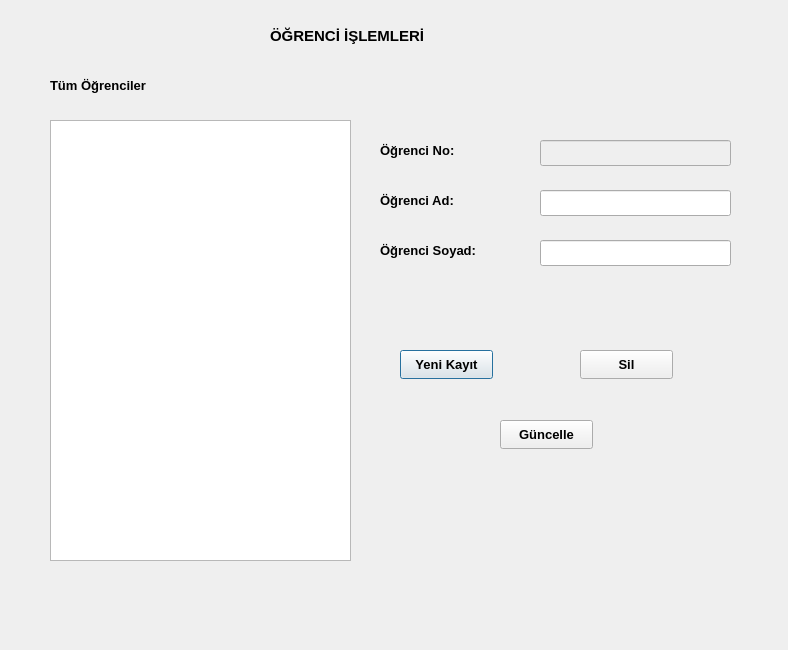
<?xml version="1.0" encoding="UTF-8"?>
<ui version="4.0">
 <class>Ogrenciler</class>
 <widget class="QDialog" name="Ogrenciler">
  <property name="geometry">
   <rect>
    <x>0</x>
    <y>0</y>
    <width>788</width>
    <height>650</height>
   </rect>
  </property>
  <property name="windowTitle">
   <string>Dialog</string>
  </property>
  <widget class="QLabel" name="label">
   <property name="geometry">
    <rect>
     <x>270</x>
     <y>20</y>
     <width>181</width>
     <height>31</height>
    </rect>
   </property>
   <property name="palette">
    <palette>
     <active>
      <colorrole role="WindowText">
       <brush brushstyle="SolidPattern">
        <color alpha="255">
         <red>255</red>
         <green>0</green>
         <blue>0</blue>
        </color>
       </brush>
      </colorrole>
     </active>
     <inactive>
      <colorrole role="WindowText">
       <brush brushstyle="SolidPattern">
        <color alpha="255">
         <red>0</red>
         <green>0</green>
         <blue>0</blue>
        </color>
       </brush>
      </colorrole>
     </inactive>
     <disabled>
      <colorrole role="WindowText">
       <brush brushstyle="SolidPattern">
        <color alpha="255">
         <red>120</red>
         <green>120</green>
         <blue>120</blue>
        </color>
       </brush>
      </colorrole>
     </disabled>
    </palette>
   </property>
   <property name="font">
    <font>
     <pointsize>11</pointsize>
     <bold>true</bold>
    </font>
   </property>
   <property name="text">
    <string>ÖĞRENCİ İŞLEMLERİ</string>
   </property>
  </widget>
  <widget class="QLabel" name="label_2">
   <property name="geometry">
    <rect>
     <x>50</x>
     <y>70</y>
     <width>131</width>
     <height>31</height>
    </rect>
   </property>
   <property name="font">
    <font>
     <pointsize>10</pointsize>
     <bold>true</bold>
    </font>
   </property>
   <property name="text">
    <string>Tüm Öğrenciler</string>
   </property>
  </widget>
  <widget class="QLabel" name="label_3">
   <property name="geometry">
    <rect>
     <x>380</x>
     <y>140</y>
     <width>111</width>
     <height>20</height>
    </rect>
   </property>
   <property name="font">
    <font>
     <pointsize>10</pointsize>
     <bold>true</bold>
    </font>
   </property>
   <property name="text">
    <string>Öğrenci No:</string>
   </property>
  </widget>
  <widget class="QLabel" name="label_4">
   <property name="geometry">
    <rect>
     <x>380</x>
     <y>190</y>
     <width>111</width>
     <height>20</height>
    </rect>
   </property>
   <property name="font">
    <font>
     <pointsize>10</pointsize>
     <bold>true</bold>
    </font>
   </property>
   <property name="text">
    <string>Öğrenci Ad:</string>
   </property>
  </widget>
  <widget class="QLabel" name="label_5">
   <property name="geometry">
    <rect>
     <x>380</x>
     <y>240</y>
     <width>141</width>
     <height>20</height>
    </rect>
   </property>
   <property name="font">
    <font>
     <pointsize>10</pointsize>
     <bold>true</bold>
    </font>
   </property>
   <property name="text">
    <string>Öğrenci Soyad: </string>
   </property>
  </widget>
  <widget class="QLineEdit" name="lineEdit_ogrenci_no">
   <property name="enabled">
    <bool>false</bool>
   </property>
   <property name="geometry">
    <rect>
     <x>540</x>
     <y>140</y>
     <width>191</width>
     <height>26</height>
    </rect>
   </property>
  </widget>
  <widget class="QLineEdit" name="lineEdit_ogrenci_ad">
   <property name="geometry">
    <rect>
     <x>540</x>
     <y>190</y>
     <width>191</width>
     <height>26</height>
    </rect>
   </property>
  </widget>
  <widget class="QLineEdit" name="lineEdit_ogrenci_soyad">
   <property name="geometry">
    <rect>
     <x>540</x>
     <y>240</y>
     <width>191</width>
     <height>26</height>
    </rect>
   </property>
  </widget>
  <widget class="QPushButton" name="pushButton_ogr_kayit">
   <property name="geometry">
    <rect>
     <x>400</x>
     <y>350</y>
     <width>93</width>
     <height>29</height>
    </rect>
   </property>
   <property name="font">
    <font>
     <pointsize>10</pointsize>
     <bold>true</bold>
    </font>
   </property>
   <property name="text">
    <string>Yeni Kayıt</string>
   </property>
  </widget>
  <widget class="QPushButton" name="pushButton_ogr_sil">
   <property name="geometry">
    <rect>
     <x>580</x>
     <y>350</y>
     <width>93</width>
     <height>29</height>
    </rect>
   </property>
   <property name="font">
    <font>
     <pointsize>10</pointsize>
     <bold>true</bold>
    </font>
   </property>
   <property name="text">
    <string>Sil</string>
   </property>
  </widget>
  <widget class="QPushButton" name="pushButton_ogr_guncelle">
   <property name="geometry">
    <rect>
     <x>500</x>
     <y>420</y>
     <width>93</width>
     <height>29</height>
    </rect>
   </property>
   <property name="font">
    <font>
     <pointsize>10</pointsize>
     <bold>true</bold>
    </font>
   </property>
   <property name="text">
    <string>Güncelle</string>
   </property>
  </widget>
  <widget class="QTableView" name="tableView_ogrenciler">
   <property name="geometry">
    <rect>
     <x>50</x>
     <y>120</y>
     <width>301</width>
     <height>441</height>
    </rect>
   </property>
  </widget>
 </widget>
 <resources/>
 <connections/>
</ui>
